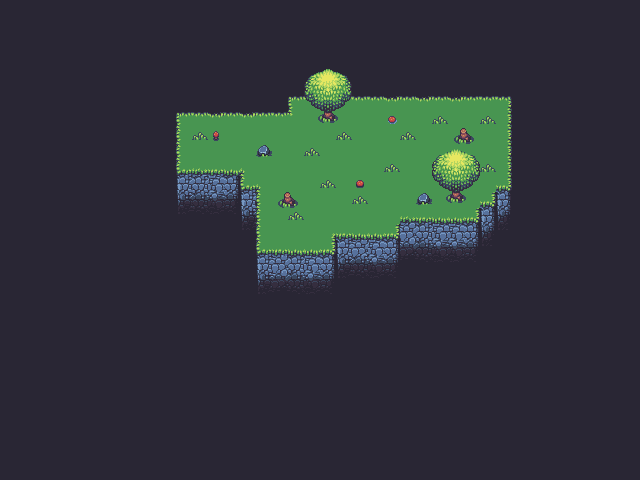

Tiled map render using the project's own tile images. Description and the map definition, with tile-layer contents summarised, below:
An orthogonal 40x30 tile map with 16x16 px tiles, 3 tile layers (Background, Ground, Ground Objects), 2 tilesets and 13 objects.

<map version="1.0" tiledversion="1.1.4" orientation="orthogonal" renderorder="right-down" width="40" height="30" tilewidth="16" tileheight="16" infinite="0" nextobjectid="39">
 <tileset firstgid="1" source="../tilesets/snow-expansion.tsx" />
 <tileset firstgid="309" source="../tilesets/packed_tiles.tsx" />
 <layer name="Background" width="40" height="30">
  <data>[1200 cells, 1200 non-empty, 1 distinct tile ids]</data>
 </layer>
 <layer name="Ground" width="40" height="30">
  <data>[1200 cells, 221 non-empty, 44 distinct tile ids]</data>
 </layer>
 <layer name="Ground Objects" width="40" height="30">
  <data>[1200 cells, 34 non-empty, 19 distinct tile ids]</data>
 </layer>
 <objectgroup name="Collision">
  <object id="11" x="256" y="144" width="16" height="16" />
  <object id="12" x="208" y="128" width="16" height="16" />
  <object id="13" x="288" y="192" width="16" height="16" />
  <object id="14" x="272" y="192" width="16" height="16" />
  <object id="16" x="352" y="176" width="16" height="16" />
  <object id="17" x="384" y="112" width="16" height="16" />
  <object id="18" x="464" y="128" width="16" height="16" />
  <object id="19" x="448" y="128" width="16" height="16" />
  <object id="20" x="416" y="192" width="16" height="16" />
  <object id="22" x="448" y="192" width="16" height="16" />
  <object id="23" x="448" y="176" width="16" height="16" />
  <object id="26" x="320" y="96" width="16" height="16" />
  <object id="27" x="320" y="112" width="16" height="16" />
 </objectgroup>
</map>
